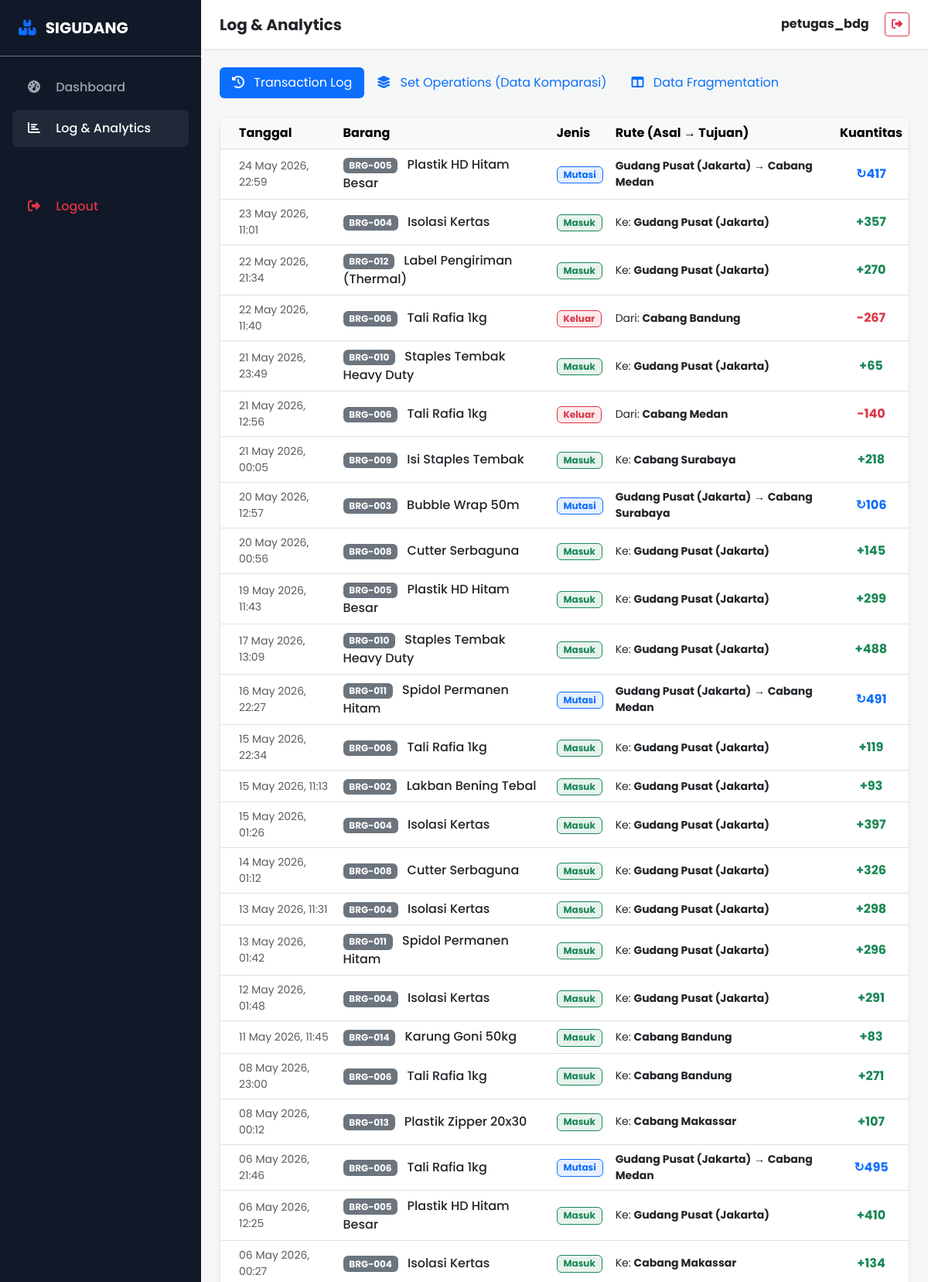
Screenshot of /pages/log.php (signed in, upper part) with the database file from the repository.
### tables this page shows
CREATE TABLE `transaksi` (
  `id` int NOT NULL AUTO_INCREMENT,
  `barang_id` int NOT NULL,
  `jenis_transaksi` enum('masuk','keluar','mutasi') NOT NULL,
  `jumlah` int NOT NULL,
  `cabang_asal_id` int DEFAULT NULL,
  `cabang_tujuan_id` int DEFAULT NULL,
  `tanggal` timestamp NULL DEFAULT CURRENT_TIMESTAMP,
  PRIMARY KEY (`id`),
  KEY `barang_id` (`barang_id`),
  KEY `cabang_asal_id` (`cabang_asal_id`),
  KEY `cabang_tujuan_id` (`cabang_tujuan_id`),
  CONSTRAINT `transaksi_ibfk_1` FOREIGN KEY (`barang_id`) REFERENCES `barang` (`id`) ON DELETE CASCADE,
  CONSTRAINT `transaksi_ibfk_2` FOREIGN KEY (`cabang_asal_id`) REFERENCES `cabang` (`id`) ON DELETE SET NULL,
  CONSTRAINT `transaksi_ibfk_3` FOREIGN KEY (`cabang_tujuan_id`) REFERENCES `cabang` (`id`) ON DELETE SET NULL
);

CREATE TABLE `barang` (
  `id` int NOT NULL AUTO_INCREMENT,
  `kode_barang` varchar(20) NOT NULL,
  `nama_barang` varchar(100) NOT NULL,
  PRIMARY KEY (`id`),
  UNIQUE KEY `kode_barang` (`kode_barang`)
);

CREATE TABLE `cabang` (
  `id` int NOT NULL AUTO_INCREMENT,
  `nama_cabang` varchar(100) NOT NULL,
  `lokasi` varchar(255) DEFAULT NULL,
  PRIMARY KEY (`id`)
);

### pages/log.php (the view, shortened to what this page needs)
<?php
require_once __DIR__ . '/../config/koneksi.php';
$query_log = "
    SELECT
        t.tanggal,
        b.kode_barang,
        b.nama_barang,
        t.jenis_transaksi,
        t.jumlah,
        c1.nama_cabang as asal,
        c2.nama_cabang as tujuan
    FROM transaksi t
    JOIN barang b ON t.barang_id = b.id
    LEFT JOIN cabang c1 ON t.cabang_asal_id = c1.id
    LEFT JOIN cabang c2 ON t.cabang_tujuan_id = c2.id
    ORDER BY t.tanggal DESC
";
$transaksi = mysqli_query($conn, $query_log);
?>
<!DOCTYPE html>
<html lang="id">
<head>
    <link href="https://cdn.jsdelivr.net/npm/bootstrap@5.3.0/dist/css/bootstrap.min.css" rel="stylesheet">
    <link rel="stylesheet" href="https://cdnjs.cloudflare.com/ajax/libs/font-awesome/6.4.0/css/all.min.css">
</head>
<body class="d-flex">
<div class="sidebar d-none d-md-block" style="width: 260px; flex-shrink:0;">
    <div class="p-4 border-bottom border-secondary mb-3"><h5 class="text-white fw-bold m-0"><i class="fa-solid fa-boxes-stacked text-primary me-2"></i> SIGUDANG</h5></div>
    <nav class="nav flex-column px-3">
        <a class="nav-link" href="index.php"><i class="fa-solid fa-gauge-high me-3"></i> Dashboard</a>
        <a class="nav-link active" href="log.php"><i class="fa-solid fa-chart-bar me-3"></i> Log & Analytics</a>
        <a class="nav-link text-danger mt-5" href="logout.php"><i class="fa-solid fa-sign-out-alt me-3"></i> Logout</a>
    </nav>
</div>
<div class="flex-grow-1" style="height: 100vh; overflow-y: auto;">
    <div class="topbar p-3 d-flex justify-content-between align-items-center px-4 mb-4 sticky-top">
        <h5 class="mb-0 fw-bold">Log & Analytics</h5>
        <div><span class="me-3 fw-bold"><?= $_SESSION['username']; ?></span> <a href="logout.php" class="btn btn-sm btn-outline-danger"><i class="fa-solid fa-sign-out-alt"></i></a></div>
    </div>
    <div class="container-fluid px-4 pb-4">
        <ul class="nav nav-pills mb-4" id="logTab" role="tablist">
            <li class="nav-item" role="presentation">
                <button class="nav-link active" id="transaksi-tab" data-bs-toggle="pill" data-bs-target="#transaksi" type="button" role="tab" aria-controls="transaksi" aria-selected="true"><i class="fa-solid fa-clock-rotate-left me-2"></i> Transaction Log</button>
            </li>
            <li class="nav-item" role="presentation">
                <button class="nav-link" id="komparasi-tab" data-bs-toggle="pill" data-bs-target="#komparasi" type="button" role="tab" aria-controls="komparasi" aria-selected="false"><i class="fa-solid fa-layer-group me-2"></i> Set Operations (Data Komparasi)</button>
            </li>
            <li class="nav-item" role="presentation">
                <button class="nav-link" id="frag-tab" data-bs-toggle="pill" data-bs-target="#frag" type="button" role="tab" aria-controls="frag" aria-selected="false"><i class="fa-solid fa-table-columns me-2"></i> Data Fragmentation</button>
            </li>
        </ul>
        <div class="tab-content" id="logTabContent">
            <div class="tab-pane fade show active" id="transaksi" role="tabpanel" aria-labelledby="transaksi-tab">
                <div class="glass-card p-0">
                    <table class="table table-hover align-middle mb-0">
                        <thead class="table-light"><tr><th class="ps-4">Tanggal</th><th>Barang</th><th>Jenis</th><th>Rute (Asal &rarr; Tujuan)</th><th class="text-center">Kuantitas</th></tr></thead>
                        <tbody>
                            <?php while($log = mysqli_fetch_assoc($transaksi)) : ?>
                            <tr>
                                <td class="ps-4 small text-muted"><?= date('d M Y, H:i', strtotime($log['tanggal'])); ?></td>
                                <td class="fw-medium"><span class="badge bg-secondary me-2"><?= $log['kode_barang']; ?></span> <?= $log['nama_barang']; ?></td>
                                <td>
                                    <?php if($log['jenis_transaksi'] == 'masuk') echo '<span class="badge bg-success bg-opacity-10 text-success border border-success">Masuk</span>';
                                          elseif($log['jenis_transaksi'] == 'keluar') echo '<span class="badge bg-danger bg-opacity-10 text-danger border border-danger">Keluar</span>';
                                          else echo '<span class="badge bg-primary bg-opacity-10 text-primary border border-primary">Mutasi</span>'; ?>
                                </td>
                                <td class="small">
                                    <?php if($log['jenis_transaksi'] == 'masuk') echo "Ke: <strong>{$log['tujuan']}</strong>";
                                          elseif($log['jenis_transaksi'] == 'keluar') echo "Dari: <strong>{$log['asal']}</strong>";
                                          else echo "<strong>{$log['asal']}</strong> &rarr; <strong>{$log['tujuan']}</strong>"; ?>
                                </td>
                                <td class="text-center fw-bold fs-6 <?= $log['jenis_transaksi'] == 'masuk' ? 'text-success' : ($log['jenis_transaksi'] == 'keluar' ? 'text-danger' : 'text-primary'); ?>">
                                    <?= $log['jenis_transaksi'] == 'masuk' ? '+' : ($log['jenis_transaksi'] == 'keluar' ? '-' : '↻'); ?><?= $log['jumlah']; ?>
                                </td>
                            </tr>
                            <?php endwhile; ?>
                        </tbody>
                    </table>
                </div>
            </div>
        </div>
    </div>
</div>
</body>
</html>

### pages/log.php (style rules this page uses)
body { font-family: 'Poppins', sans-serif; background-color: #f4f7f6; }
.sidebar { background: #111827; min-height: 100vh; color: #9ca3af; }
.sidebar .nav-link { color: #9ca3af; padding: 12px 20px; border-radius: 8px; font-weight: 500; margin-bottom: 5px; }
.sidebar .nav-link.active { background: #1f2937; color: #fff; }
.topbar { background: #fff; box-shadow: 0 1px 3px 0 rgba(0,0,0,0.1); }
.glass-card { background: #fff; border-radius: 12px; border: 1px solid #e5e7eb; box-shadow: 0 4px 6px -1px rgba(0,0,0,0.05); }

### rows the page displays
transaksi: tanggal "24 May 2026, 22:59", barang.kode_barang "BRG-005", barang.nama_barang "Plastik HD Hitam Besar", jenis_transaksi "Mutasi", cabang_asal.nama_cabang "Gudang Pusat (Jakarta)", cabang_tujuan.nama_cabang "Cabang Medan", jumlah "417"
transaksi: tanggal "23 May 2026, 11:01", barang.kode_barang "BRG-004", barang.nama_barang "Isolasi Kertas", jenis_transaksi "Masuk", cabang_tujuan.nama_cabang "Gudang Pusat (Jakarta)", jumlah "357"
transaksi: tanggal "22 May 2026, 21:34", barang.kode_barang "BRG-012", barang.nama_barang "Label Pengiriman (Thermal)", jenis_transaksi "Masuk", cabang_tujuan.nama_cabang "Gudang Pusat (Jakarta)", jumlah "270"
transaksi: tanggal "22 May 2026, 11:40", barang.kode_barang "BRG-006", barang.nama_barang "Tali Rafia 1kg", jenis_transaksi "Keluar", cabang_asal.nama_cabang "Cabang Bandung", jumlah "267"
transaksi: tanggal "21 May 2026, 23:49", barang.kode_barang "BRG-010", barang.nama_barang "Staples Tembak Heavy Duty", jenis_transaksi "Masuk", cabang_tujuan.nama_cabang "Gudang Pusat (Jakarta)", jumlah "65"
transaksi: tanggal "21 May 2026, 12:56", barang.kode_barang "BRG-006", barang.nama_barang "Tali Rafia 1kg", jenis_transaksi "Keluar", cabang_asal.nama_cabang "Cabang Medan", jumlah "140"
transaksi: tanggal "21 May 2026, 00:05", barang.kode_barang "BRG-009", barang.nama_barang "Isi Staples Tembak", jenis_transaksi "Masuk", cabang_tujuan.nama_cabang "Cabang Surabaya", jumlah "218"
transaksi: tanggal "20 May 2026, 12:57", barang.kode_barang "BRG-003", barang.nama_barang "Bubble Wrap 50m", jenis_transaksi "Mutasi", cabang_asal.nama_cabang "Gudang Pusat (Jakarta)", cabang_tujuan.nama_cabang "Cabang Surabaya", jumlah "106"
transaksi: tanggal "20 May 2026, 00:56", barang.kode_barang "BRG-008", barang.nama_barang "Cutter Serbaguna", jenis_transaksi "Masuk", cabang_tujuan.nama_cabang "Gudang Pusat (Jakarta)", jumlah "145"
transaksi: tanggal "19 May 2026, 11:43", barang.kode_barang "BRG-005", barang.nama_barang "Plastik HD Hitam Besar", jenis_transaksi "Masuk", cabang_tujuan.nama_cabang "Gudang Pusat (Jakarta)", jumlah "299"
transaksi: tanggal "17 May 2026, 13:09", barang.kode_barang "BRG-010", barang.nama_barang "Staples Tembak Heavy Duty", jenis_transaksi "Masuk", cabang_tujuan.nama_cabang "Gudang Pusat (Jakarta)", jumlah "488"
transaksi: tanggal "16 May 2026, 22:27", barang.kode_barang "BRG-011", barang.nama_barang "Spidol Permanen Hitam", jenis_transaksi "Mutasi", cabang_asal.nama_cabang "Gudang Pusat (Jakarta)", cabang_tujuan.nama_cabang "Cabang Medan", jumlah "491"
transaksi: tanggal "15 May 2026, 22:34", barang.kode_barang "BRG-006", barang.nama_barang "Tali Rafia 1kg", jenis_transaksi "Masuk", cabang_tujuan.nama_cabang "Gudang Pusat (Jakarta)", jumlah "119"
transaksi: tanggal "15 May 2026, 11:13", barang.kode_barang "BRG-002", barang.nama_barang "Lakban Bening Tebal", jenis_transaksi "Masuk", cabang_tujuan.nama_cabang "Gudang Pusat (Jakarta)", jumlah "93"
transaksi: tanggal "15 May 2026, 01:26", barang.kode_barang "BRG-004", barang.nama_barang "Isolasi Kertas", jenis_transaksi "Masuk", cabang_tujuan.nama_cabang "Gudang Pusat (Jakarta)", jumlah "397"
transaksi: tanggal "14 May 2026, 01:12", barang.kode_barang "BRG-008", barang.nama_barang "Cutter Serbaguna", jenis_transaksi "Masuk", cabang_tujuan.nama_cabang "Gudang Pusat (Jakarta)", jumlah "326"
transaksi: tanggal "13 May 2026, 11:31", barang.kode_barang "BRG-004", barang.nama_barang "Isolasi Kertas", jenis_transaksi "Masuk", cabang_tujuan.nama_cabang "Gudang Pusat (Jakarta)", jumlah "298"
transaksi: tanggal "13 May 2026, 01:42", barang.kode_barang "BRG-011", barang.nama_barang "Spidol Permanen Hitam", jenis_transaksi "Masuk", cabang_tujuan.nama_cabang "Gudang Pusat (Jakarta)", jumlah "296"
transaksi: tanggal "12 May 2026, 01:48", barang.kode_barang "BRG-004", barang.nama_barang "Isolasi Kertas", jenis_transaksi "Masuk", cabang_tujuan.nama_cabang "Gudang Pusat (Jakarta)", jumlah "291"
transaksi: tanggal "11 May 2026, 11:45", barang.kode_barang "BRG-014", barang.nama_barang "Karung Goni 50kg", jenis_transaksi "Masuk", cabang_tujuan.nama_cabang "Cabang Bandung", jumlah "83"
transaksi: tanggal "08 May 2026, 23:00", barang.kode_barang "BRG-006", barang.nama_barang "Tali Rafia 1kg", jenis_transaksi "Masuk", cabang_tujuan.nama_cabang "Cabang Bandung", jumlah "271"
transaksi: tanggal "08 May 2026, 00:12", barang.kode_barang "BRG-013", barang.nama_barang "Plastik Zipper 20x30", jenis_transaksi "Masuk", cabang_tujuan.nama_cabang "Cabang Makassar", jumlah "107"
transaksi: tanggal "06 May 2026, 21:46", barang.kode_barang "BRG-006", barang.nama_barang "Tali Rafia 1kg", jenis_transaksi "Mutasi", cabang_asal.nama_cabang "Gudang Pusat (Jakarta)", cabang_tujuan.nama_cabang "Cabang Medan", jumlah "495"
transaksi: tanggal "06 May 2026, 12:25", barang.kode_barang "BRG-005", barang.nama_barang "Plastik HD Hitam Besar", jenis_transaksi "Masuk", cabang_tujuan.nama_cabang "Gudang Pusat (Jakarta)", jumlah "410"
transaksi: tanggal "06 May 2026, 00:27", barang.kode_barang "BRG-004", barang.nama_barang "Isolasi Kertas", jenis_transaksi "Masuk", cabang_tujuan.nama_cabang "Cabang Makassar", jumlah "134"

### other values shown
$_SESSION['username'] "petugas_bdg"
